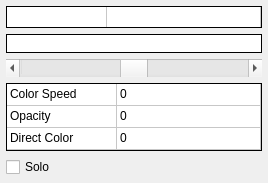
           <widget class="QWidget" name="ColorTab">
            <property name="sizePolicy">
             <sizepolicy hsizetype="Preferred" vsizetype="Preferred">
              <horstretch>0</horstretch>
              <verstretch>0</verstretch>
             </sizepolicy>
            </property>
            <attribute name="title">
             <string>Color</string>
            </attribute>
            <layout class="QFormLayout" name="formLayout_3">
             <property name="fieldGrowthPolicy">
              <enum>QFormLayout::AllNonFixedFieldsGrow</enum>
             </property>
             <property name="leftMargin">
              <number>6</number>
             </property>
             <property name="topMargin">
              <number>6</number>
             </property>
             <property name="rightMargin">
              <number>6</number>
             </property>
             <property name="bottomMargin">
              <number>6</number>
             </property>
             <item row="0" column="0" colspan="2">
              <widget class="TableWidget" name="XformColorIndexTable">
               <property name="sizePolicy">
                <sizepolicy hsizetype="Expanding" vsizetype="Minimum">
                 <horstretch>0</horstretch>
                 <verstretch>0</verstretch>
                </sizepolicy>
               </property>
               <property name="minimumSize">
                <size>
                 <width>0</width>
                 <height>22</height>
                </size>
               </property>
               <property name="maximumSize">
                <size>
                 <width>16777215</width>
                 <height>22</height>
                </size>
               </property>
               <property name="font">
                <font>
                 <kerning>true</kerning>
                </font>
               </property>
               <property name="focusPolicy">
                <enum>Qt::NoFocus</enum>
               </property>
               <property name="autoFillBackground">
                <bool>false</bool>
               </property>
               <property name="styleSheet">
                <string notr="true"/>
               </property>
               <property name="frameShape">
                <enum>QFrame::Panel</enum>
               </property>
               <property name="frameShadow">
                <enum>QFrame::Plain</enum>
               </property>
               <property name="lineWidth">
                <number>1</number>
               </property>
               <property name="midLineWidth">
                <number>0</number>
               </property>
               <property name="verticalScrollBarPolicy">
                <enum>Qt::ScrollBarAlwaysOff</enum>
               </property>
               <property name="horizontalScrollBarPolicy">
                <enum>Qt::ScrollBarAlwaysOff</enum>
               </property>
               <property name="editTriggers">
                <set>QAbstractItemView::NoEditTriggers</set>
               </property>
               <property name="tabKeyNavigation">
                <bool>false</bool>
               </property>
               <property name="selectionMode">
                <enum>QAbstractItemView::NoSelection</enum>
               </property>
               <property name="verticalScrollMode">
                <enum>QAbstractItemView::ScrollPerPixel</enum>
               </property>
               <property name="horizontalScrollMode">
                <enum>QAbstractItemView::ScrollPerPixel</enum>
               </property>
               <property name="showGrid">
                <bool>true</bool>
               </property>
               <property name="wordWrap">
                <bool>false</bool>
               </property>
               <property name="cornerButtonEnabled">
                <bool>false</bool>
               </property>
               <property name="rowCount">
                <number>1</number>
               </property>
               <property name="columnCount">
                <number>2</number>
               </property>
               <attribute name="horizontalHeaderVisible">
                <bool>false</bool>
               </attribute>
               <attribute name="horizontalHeaderHighlightSections">
                <bool>false</bool>
               </attribute>
               <attribute name="horizontalHeaderMinimumSectionSize">
                <number>27</number>
               </attribute>
               <attribute name="horizontalHeaderStretchLastSection">
                <bool>true</bool>
               </attribute>
               <attribute name="verticalHeaderVisible">
                <bool>false</bool>
               </attribute>
               <attribute name="verticalHeaderDefaultSectionSize">
                <number>21</number>
               </attribute>
               <attribute name="verticalHeaderHighlightSections">
                <bool>false</bool>
               </attribute>
               <attribute name="verticalHeaderMinimumSectionSize">
                <number>21</number>
               </attribute>
               <attribute name="verticalHeaderStretchLastSection">
                <bool>false</bool>
               </attribute>
               <row/>
               <column/>
               <column/>
               <item row="0" column="1">
                <property name="text">
                 <string/>
                </property>
                <property name="textAlignment">
                 <set>AlignLeft|AlignVCenter</set>
                </property>
               </item>
              </widget>
             </item>
             <item row="1" column="0" colspan="2">
              <widget class="QTableWidget" name="XformPaletteRefTable">
               <property name="sizePolicy">
                <sizepolicy hsizetype="Expanding" vsizetype="Minimum">
                 <horstretch>0</horstretch>
                 <verstretch>0</verstretch>
                </sizepolicy>
               </property>
               <property name="minimumSize">
                <size>
                 <width>0</width>
                 <height>19</height>
                </size>
               </property>
               <property name="maximumSize">
                <size>
                 <width>16777215</width>
                 <height>19</height>
                </size>
               </property>
               <property name="focusPolicy">
                <enum>Qt::NoFocus</enum>
               </property>
               <property name="frameShape">
                <enum>QFrame::Panel</enum>
               </property>
               <property name="frameShadow">
                <enum>QFrame::Plain</enum>
               </property>
               <property name="verticalScrollBarPolicy">
                <enum>Qt::ScrollBarAlwaysOff</enum>
               </property>
               <property name="horizontalScrollBarPolicy">
                <enum>Qt::ScrollBarAlwaysOff</enum>
               </property>
               <property name="editTriggers">
                <set>QAbstractItemView::NoEditTriggers</set>
               </property>
               <property name="tabKeyNavigation">
                <bool>false</bool>
               </property>
               <property name="selectionMode">
                <enum>QAbstractItemView::NoSelection</enum>
               </property>
               <property name="verticalScrollMode">
                <enum>QAbstractItemView::ScrollPerPixel</enum>
               </property>
               <property name="horizontalScrollMode">
                <enum>QAbstractItemView::ScrollPerPixel</enum>
               </property>
               <property name="showGrid">
                <bool>false</bool>
               </property>
               <property name="wordWrap">
                <bool>false</bool>
               </property>
               <property name="cornerButtonEnabled">
                <bool>false</bool>
               </property>
               <property name="rowCount">
                <number>1</number>
               </property>
               <property name="columnCount">
                <number>1</number>
               </property>
               <attribute name="horizontalHeaderVisible">
                <bool>false</bool>
               </attribute>
               <attribute name="horizontalHeaderDefaultSectionSize">
                <number>256</number>
               </attribute>
               <attribute name="horizontalHeaderStretchLastSection">
                <bool>true</bool>
               </attribute>
               <attribute name="verticalHeaderVisible">
                <bool>false</bool>
               </attribute>
               <attribute name="verticalHeaderDefaultSectionSize">
                <number>19</number>
               </attribute>
               <attribute name="verticalHeaderHighlightSections">
                <bool>false</bool>
               </attribute>
               <row/>
               <column/>
               <item row="0" column="0">
                <property name="text">
                 <string/>
                </property>
                <property name="flags">
                 <set>NoItemFlags</set>
                </property>
               </item>
              </widget>
             </item>
             <item row="2" column="0" colspan="2">
              <widget class="QScrollBar" name="XformColorScroll">
               <property name="sizePolicy">
                <sizepolicy hsizetype="Expanding" vsizetype="Expanding">
                 <horstretch>0</horstretch>
                 <verstretch>0</verstretch>
                </sizepolicy>
               </property>
               <property name="minimumSize">
                <size>
                 <width>162</width>
                 <height>18</height>
                </size>
               </property>
               <property name="maximumSize">
                <size>
                 <width>16777215</width>
                 <height>18</height>
                </size>
               </property>
               <property name="focusPolicy">
                <enum>Qt::NoFocus</enum>
               </property>
               <property name="minimum">
                <number>0</number>
               </property>
               <property name="maximum">
                <number>255</number>
               </property>
               <property name="singleStep">
                <number>1</number>
               </property>
               <property name="pageStep">
                <number>10</number>
               </property>
               <property name="value">
                <number>128</number>
               </property>
               <property name="tracking">
                <bool>true</bool>
               </property>
               <property name="orientation">
                <enum>Qt::Horizontal</enum>
               </property>
               <property name="invertedAppearance">
                <bool>false</bool>
               </property>
               <property name="invertedControls">
                <bool>false</bool>
               </property>
              </widget>
             </item>
             <item row="3" column="0" colspan="2">
              <widget class="TableWidget" name="XformColorValuesTable">
               <property name="sizePolicy">
                <sizepolicy hsizetype="Expanding" vsizetype="Minimum">
                 <horstretch>0</horstretch>
                 <verstretch>0</verstretch>
                </sizepolicy>
               </property>
               <property name="minimumSize">
                <size>
                 <width>0</width>
                 <height>45</height>
                </size>
               </property>
               <property name="maximumSize">
                <size>
                 <width>16777215</width>
                 <height>68</height>
                </size>
               </property>
               <property name="font">
                <font>
                 <kerning>true</kerning>
                </font>
               </property>
               <property name="focusPolicy">
                <enum>Qt::NoFocus</enum>
               </property>
               <property name="styleSheet">
                <string notr="true"/>
               </property>
               <property name="frameShape">
                <enum>QFrame::Panel</enum>
               </property>
               <property name="frameShadow">
                <enum>QFrame::Plain</enum>
               </property>
               <property name="lineWidth">
                <number>1</number>
               </property>
               <property name="verticalScrollBarPolicy">
                <enum>Qt::ScrollBarAlwaysOff</enum>
               </property>
               <property name="horizontalScrollBarPolicy">
                <enum>Qt::ScrollBarAlwaysOff</enum>
               </property>
               <property name="autoScroll">
                <bool>false</bool>
               </property>
               <property name="editTriggers">
                <set>QAbstractItemView::NoEditTriggers</set>
               </property>
               <property name="tabKeyNavigation">
                <bool>false</bool>
               </property>
               <property name="showDropIndicator" stdset="0">
                <bool>false</bool>
               </property>
               <property name="dragDropOverwriteMode">
                <bool>false</bool>
               </property>
               <property name="alternatingRowColors">
                <bool>false</bool>
               </property>
               <property name="selectionMode">
                <enum>QAbstractItemView::NoSelection</enum>
               </property>
               <property name="verticalScrollMode">
                <enum>QAbstractItemView::ScrollPerPixel</enum>
               </property>
               <property name="horizontalScrollMode">
                <enum>QAbstractItemView::ScrollPerPixel</enum>
               </property>
               <property name="showGrid">
                <bool>true</bool>
               </property>
               <property name="gridStyle">
                <enum>Qt::SolidLine</enum>
               </property>
               <property name="wordWrap">
                <bool>false</bool>
               </property>
               <property name="cornerButtonEnabled">
                <bool>false</bool>
               </property>
               <property name="columnCount">
                <number>2</number>
               </property>
               <attribute name="horizontalHeaderVisible">
                <bool>false</bool>
               </attribute>
               <attribute name="horizontalHeaderCascadingSectionResizes">
                <bool>false</bool>
               </attribute>
               <attribute name="horizontalHeaderDefaultSectionSize">
                <number>110</number>
               </attribute>
               <attribute name="horizontalHeaderHighlightSections">
                <bool>false</bool>
               </attribute>
               <attribute name="horizontalHeaderMinimumSectionSize">
                <number>27</number>
               </attribute>
               <attribute name="horizontalHeaderStretchLastSection">
                <bool>true</bool>
               </attribute>
               <attribute name="verticalHeaderVisible">
                <bool>false</bool>
               </attribute>
               <attribute name="verticalHeaderDefaultSectionSize">
                <number>22</number>
               </attribute>
               <attribute name="verticalHeaderHighlightSections">
                <bool>false</bool>
               </attribute>
               <attribute name="verticalHeaderMinimumSectionSize">
                <number>22</number>
               </attribute>
               <attribute name="verticalHeaderStretchLastSection">
                <bool>false</bool>
               </attribute>
               <row>
                <property name="text">
                 <string>Color Speed</string>
                </property>
               </row>
               <row>
                <property name="text">
                 <string>Opacity</string>
                </property>
               </row>
               <row>
                <property name="text">
                 <string>Direct Color</string>
                </property>
               </row>
               <column>
                <property name="text">
                 <string>Field</string>
                </property>
               </column>
               <column>
                <property name="text">
                 <string/>
                </property>
               </column>
               <item row="0" column="0">
                <property name="text">
                 <string>Color Speed</string>
                </property>
               </item>
               <item row="0" column="1">
                <property name="text">
                 <string>0</string>
                </property>
                <property name="font">
                 <font>
                  <kerning>true</kerning>
                 </font>
                </property>
                <property name="textAlignment">
                 <set>AlignLeft|AlignVCenter</set>
                </property>
               </item>
               <item row="1" column="0">
                <property name="text">
                 <string>Opacity</string>
                </property>
               </item>
               <item row="1" column="1">
                <property name="text">
                 <string>0</string>
                </property>
               </item>
               <item row="2" column="0">
                <property name="text">
                 <string>Direct Color</string>
                </property>
               </item>
               <item row="2" column="1">
                <property name="text">
                 <string>0</string>
                </property>
               </item>
              </widget>
             </item>
             <item row="4" column="0">
              <widget class="QCheckBox" name="SoloXformCheckBox">
               <property name="text">
                <string>Solo</string>
               </property>
              </widget>
             </item>
            </layout>
           </widget>
